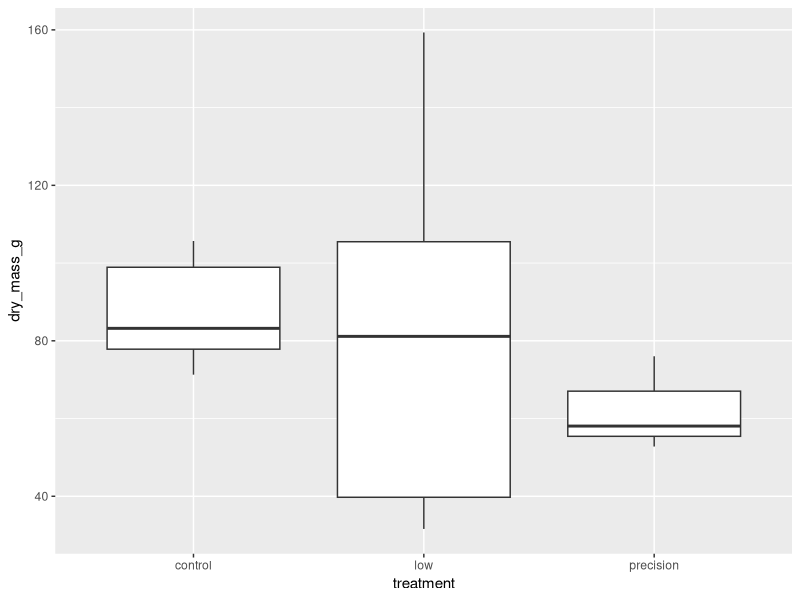
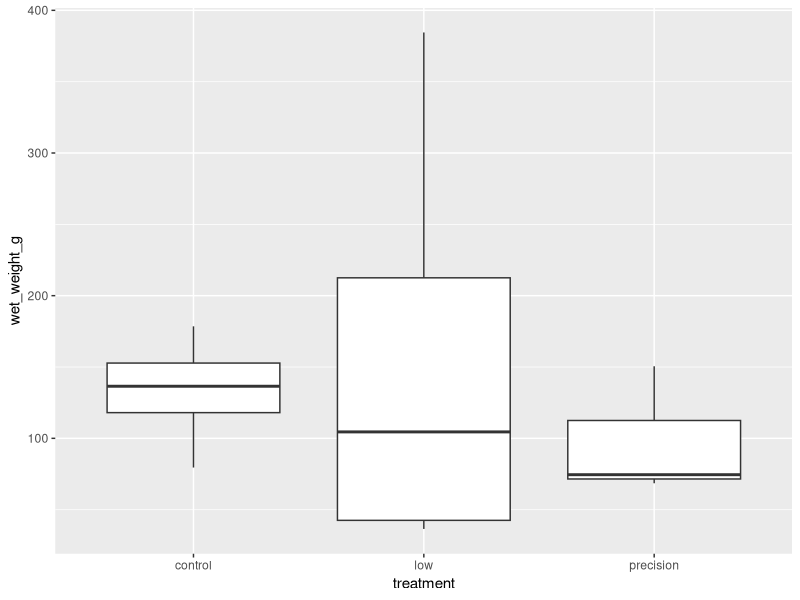
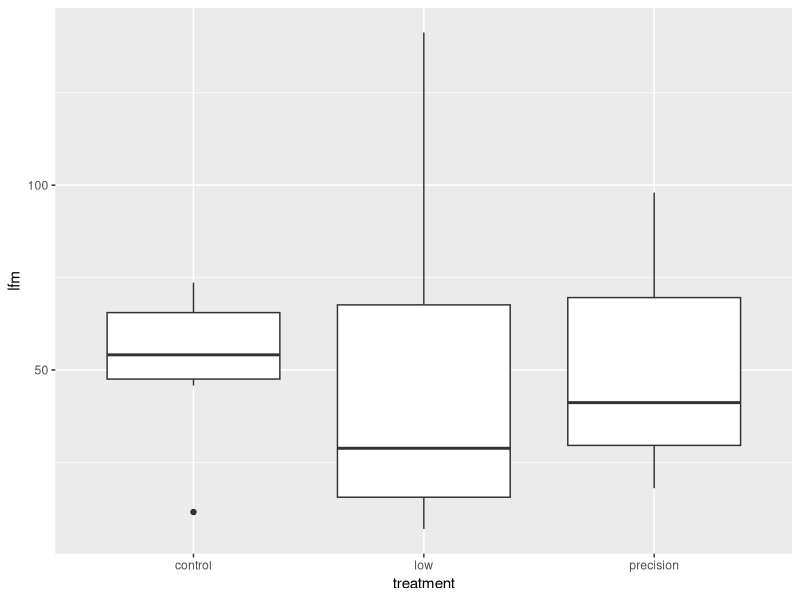
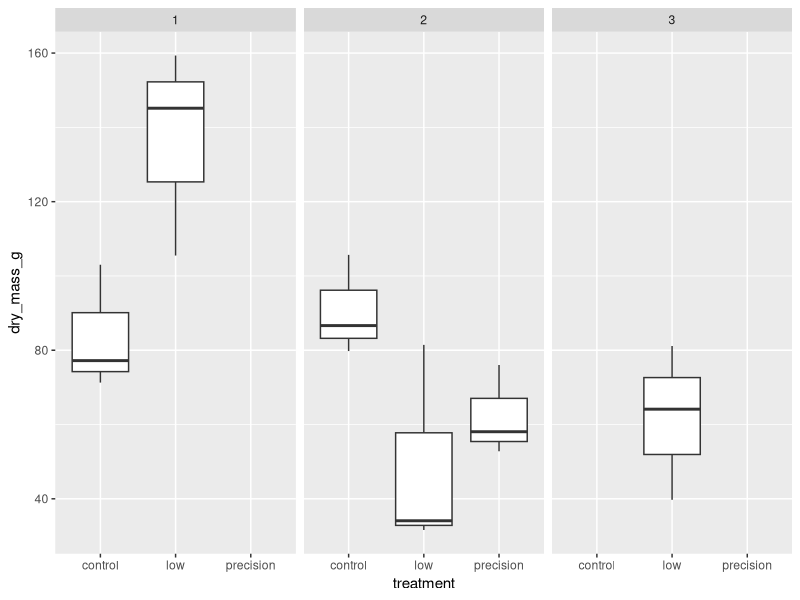
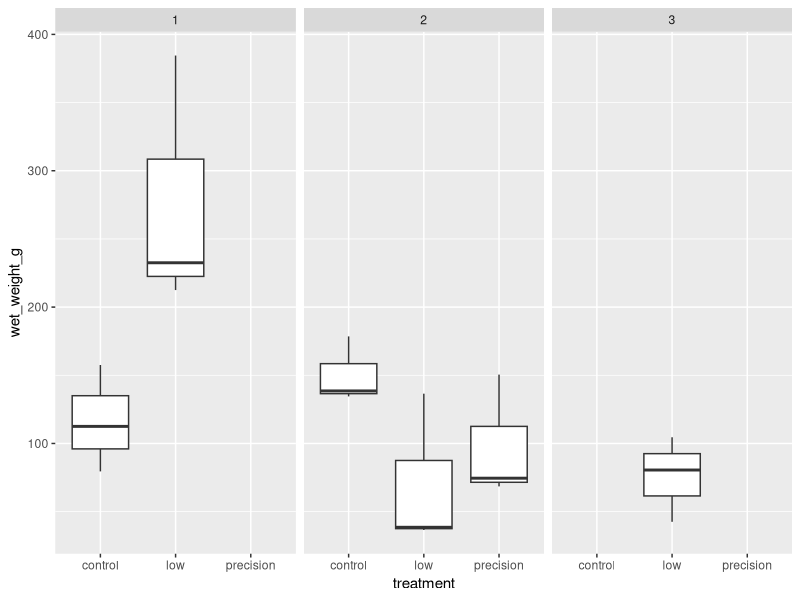
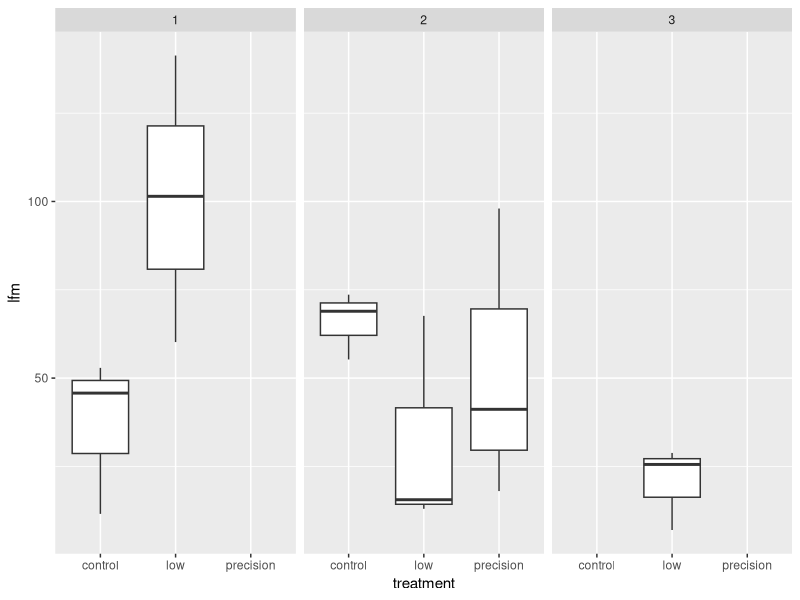
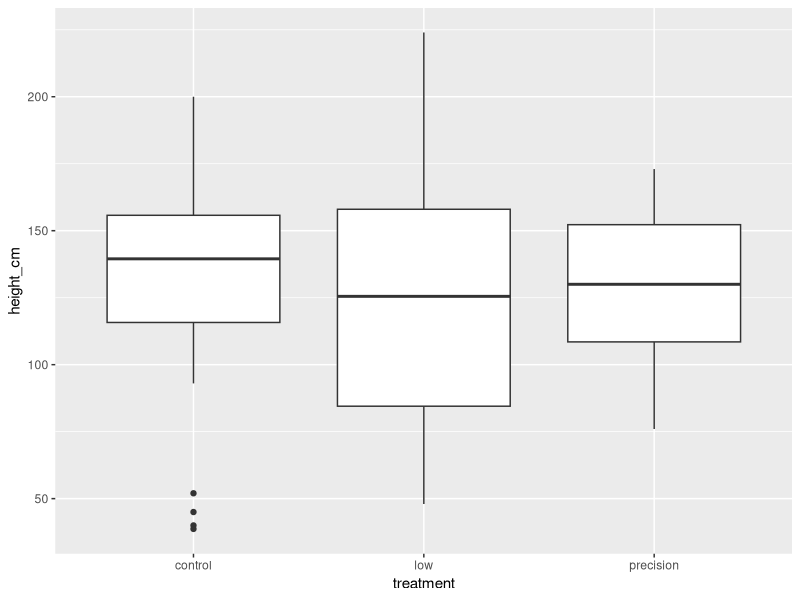
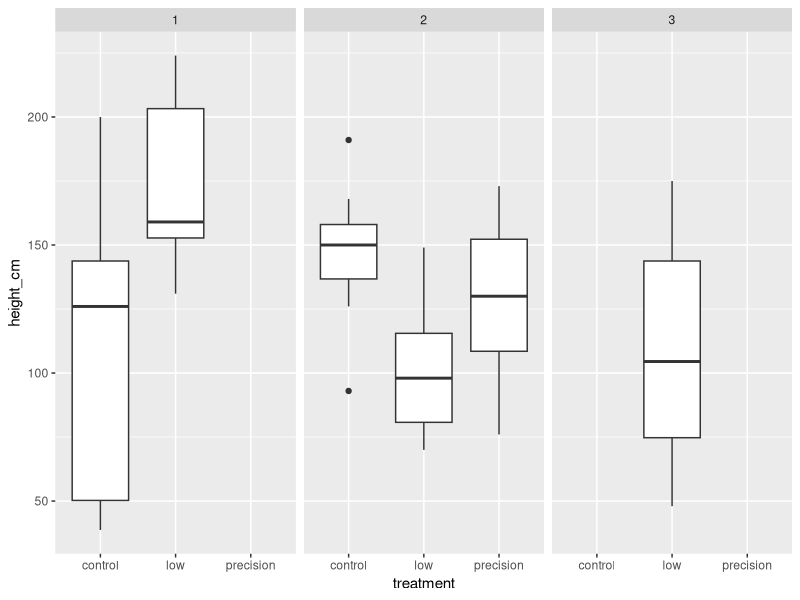

R code for these plots, in order:
## ---- chunk 1
knitr::opts_chunk$set(echo = TRUE)
library(here)
library(tidyverse)
## ---- chunk 2
mass <- read.csv(here("data", "clean_data", "mass_clean.csv"))
heights <- read.csv(here("data", "raw_data", "clipping_heights.csv"))
## ---- chunk 3
ggplot(data = mass)+
  geom_boxplot(aes(x = treatment, y = dry_mass_g))

ggplot(data = mass)+
  geom_boxplot(aes(x = treatment, y = wet_weight_g))

ggplot(data = mass)+
  geom_boxplot(aes(x = treatment, y = lfm))
## ---- chunk 4
ggplot(data = mass)+
  geom_boxplot(aes(x = treatment, y = dry_mass_g))+ 
  facet_wrap(~block)

ggplot(data = mass)+
  geom_boxplot(aes(x = treatment, y = wet_weight_g))+ 
  facet_wrap(~block)

ggplot(data = mass)+
  geom_boxplot(aes(x = treatment, y = lfm))+ 
  facet_wrap(~block)
## ---- chunk 5
ggplot(data = heights, aes(x = treatment, y = height_cm))+
  geom_boxplot()

ggplot(data = heights, aes(x = treatment, y = height_cm))+
  geom_boxplot()+
  facet_wrap(~block)
